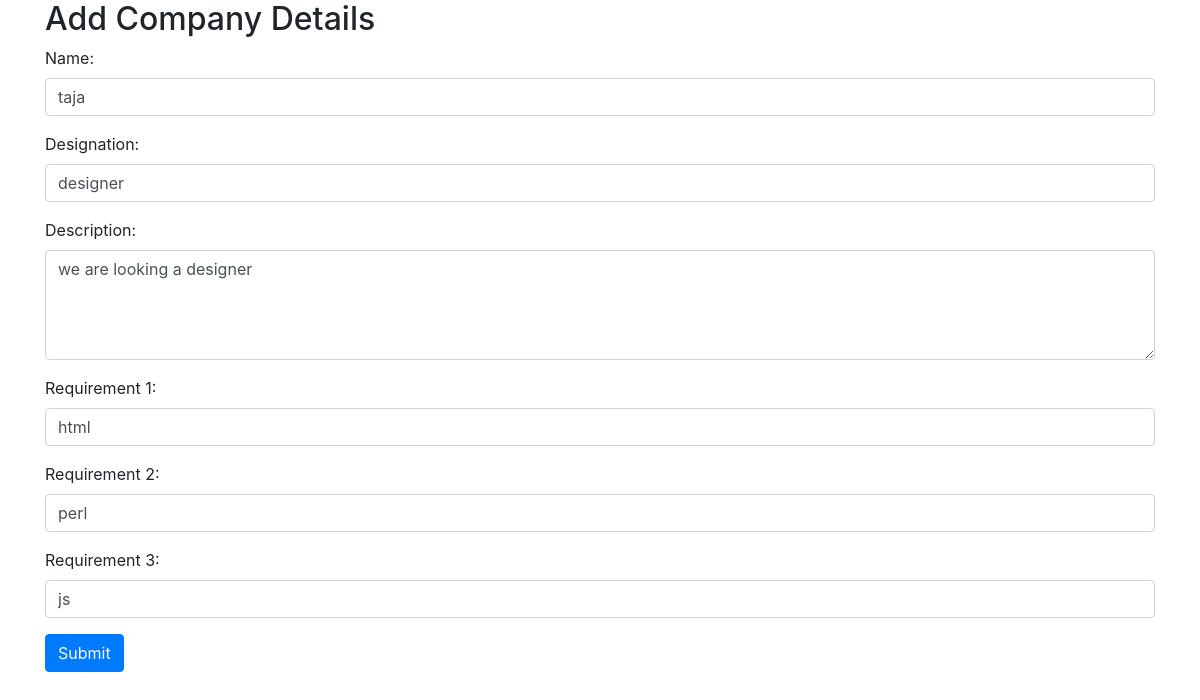
The page /admin/addjobs.php?id=16 on the database its author committed.
### tables this page shows
CREATE TABLE `job_offers` (
  `id` int(11) NOT NULL,
  `company_name` varchar(255) NOT NULL,
  `job_title` varchar(255) NOT NULL,
  `description` text NOT NULL,
  `contact_number` varchar(255) NOT NULL,
  `email` varchar(255) NOT NULL,
  `req1` varchar(255) NOT NULL,
  `req2` varchar(255) NOT NULL,
  `req3` varchar(255) NOT NULL
);

### admin/addjobs.php (the view, shortened to what this page needs)
<?php
include 'config/dbconnect.php';
if (isset($_GET['id'])) {
    $getsql = "SELECT * FROM job_offers WHERE id = '{$_GET['id']}'";
    $results = mysqli_query($conn, $getsql);
    if (mysqli_num_rows($results) > 0) {
        $row = mysqli_fetch_assoc($results);
        ?>
        <!DOCTYPE html>
        <html>
        <head>
            <link rel="stylesheet" href="https://maxcdn.bootstrapcdn.com/bootstrap/4.5.2/css/bootstrap.min.css">
        </head>
        <body>
            <div class="container">
                <h2>Add Company Details</h2>
                <form method="post" enctype="multipart/form-data" action="">
                    <div class="form-group">
                        <label for="name">Name:</label>
                        <input type="text" class="form-control" id="name" name="name" placeholder="Enter company name" value="<?php echo $row['company_name']; ?>">
                    </div>
                    <div class="form-group">
                        <label for="designation">Designation:</label>
                        <input type="text" class="form-control" id="designation" name="designation" placeholder="Enter designation" value="<?php echo $row['job_title']; ?>">
                    </div>
                    <div class="form-group">
                        <label for="description">Description:</label>
                        <textarea class="form-control" id="description" name="description" rows="4" placeholder="Enter company description"><?php echo $row['description']; ?></textarea>
                    </div>
                    <div class="form-group">
                        <label for="requirement1">Requirement 1:</label>
                        <input type="text" class="form-control" id="requirement1" name="requirement1" placeholder="Enter job requirement 1" value="<?php echo $row['req1']; ?>">
                    </div>
                    <div class="form-group">
                        <label for="requirement2">Requirement 2:</label>
                        <input type="text" class="form-control" id="requirement2" name="requirement2" placeholder="Enter job requirement 2" value="<?php echo $row['req2']; ?>">
                    </div>
                    <div class="form-group">
                        <label for="requirement3">Requirement 3:</label>
                        <input type="text" class="form-control" id="requirement3" name="requirement3" placeholder="Enter job requirement 3" value="<?php echo $row['req3']; ?>">
                    </div>
                    <button type="submit" class="btn btn-primary" name="submit">Submit</button>
                </form>
            </div>
        </body>
        </html>
        <?php
    } else {
        echo '<p>No job offer found for the given ID.</p>';
    }
}
?>

### rows shown on the page
job_offers: name "taja", designation "designer", description "we are looking a designer", requirement1 "html", requirement2 "perl", requirement3 "js"
